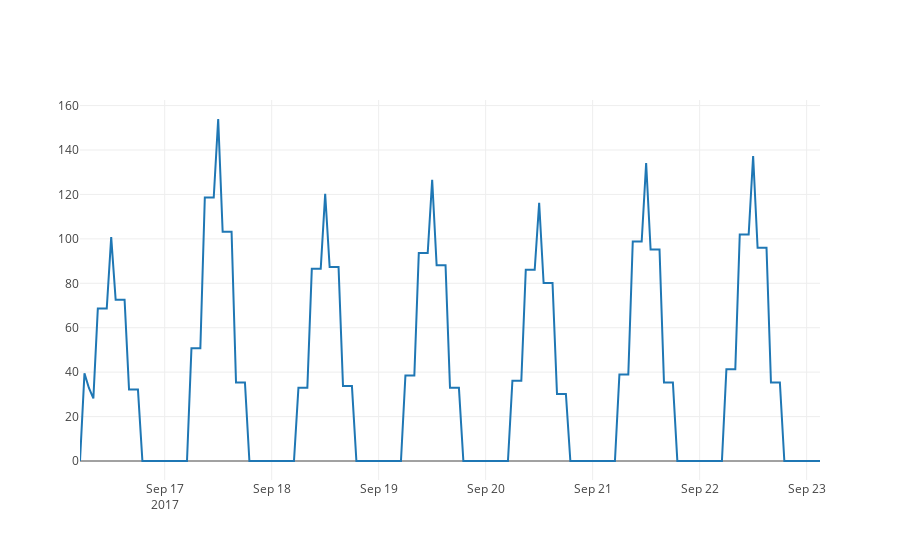

This figure's notebook cell:
### Code cell
iplot({
    'data': [Scatter(
        x=fullData.index,
        y=fullData['photo']
    )]
})

### Figure 1 — Plotly figure (JSON) as saved in the notebook; plotly's stock layout.template omitted (floating-point values rounded to 4 significant figures; data arrays with more than 128 entries replaced by an {"elided": "..."} marker saying what was removed)
{"data": [{"type": "scatter", "x": {"elided": "165 str values"}, "y": {"elided": "165 float values"}}], "layout": {}}
